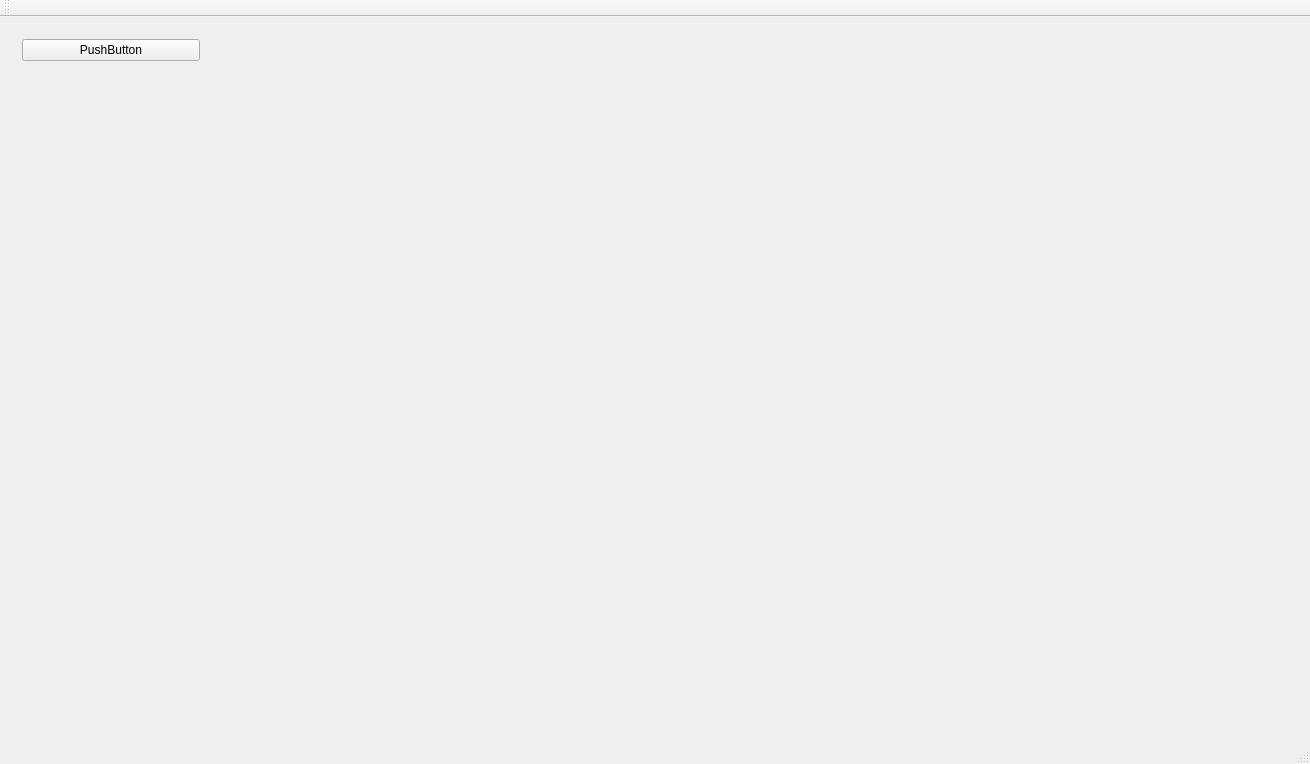
<?xml version="1.0" encoding="UTF-8"?>
<ui version="4.0">
 <class>QtOpenGLClass</class>
 <widget class="QMainWindow" name="QtOpenGLClass">
  <property name="geometry">
   <rect>
    <x>0</x>
    <y>0</y>
    <width>1310</width>
    <height>764</height>
   </rect>
  </property>
  <property name="windowTitle">
   <string>QtOpenGL</string>
  </property>
  <widget class="QWidget" name="centralWidget">
   <layout class="QGridLayout" name="gridLayout">
    <item row="0" column="1">
     <widget class="QViewport" name="viewport" native="true"/>
    </item>
    <item row="0" column="0">
     <widget class="QWidget" name="widget" native="true">
      <property name="maximumSize">
       <size>
        <width>200</width>
        <height>16777215</height>
       </size>
      </property>
      <layout class="QGridLayout" name="gridLayout_2">
       <item row="0" column="0">
        <widget class="QPushButton" name="pushButton">
         <property name="text">
          <string>PushButton</string>
         </property>
        </widget>
       </item>
       <item row="1" column="0">
        <spacer name="verticalSpacer">
         <property name="orientation">
          <enum>Qt::Vertical</enum>
         </property>
         <property name="sizeHint" stdset="0">
          <size>
           <width>20</width>
           <height>534</height>
          </size>
         </property>
        </spacer>
       </item>
      </layout>
     </widget>
    </item>
   </layout>
  </widget>
  <widget class="QMenuBar" name="menuBar">
   <property name="geometry">
    <rect>
     <x>0</x>
     <y>0</y>
     <width>1310</width>
     <height>38</height>
    </rect>
   </property>
  </widget>
  <widget class="QToolBar" name="mainToolBar">
   <attribute name="toolBarArea">
    <enum>TopToolBarArea</enum>
   </attribute>
   <attribute name="toolBarBreak">
    <bool>false</bool>
   </attribute>
  </widget>
  <widget class="QStatusBar" name="statusBar"/>
 </widget>
 <layoutdefault spacing="6" margin="11"/>
 <customwidgets>
  <customwidget>
   <class>QViewport</class>
   <extends>QWidget</extends>
   <header>QViewport.h</header>
   <container>1</container>
  </customwidget>
 </customwidgets>
 <resources>
  <include location="QtOpenGL.qrc"/>
 </resources>
 <connections>
  <connection>
   <sender>pushButton</sender>
   <signal>released()</signal>
   <receiver>QtOpenGLClass</receiver>
   <slot>onPushButton()</slot>
   <hints>
    <hint type="sourcelabel">
     <x>117</x>
     <y>118</y>
    </hint>
    <hint type="destinationlabel">
     <x>654</x>
     <y>381</y>
    </hint>
   </hints>
  </connection>
 </connections>
 <slots>
  <slot>onPushButton()</slot>
 </slots>
</ui>
